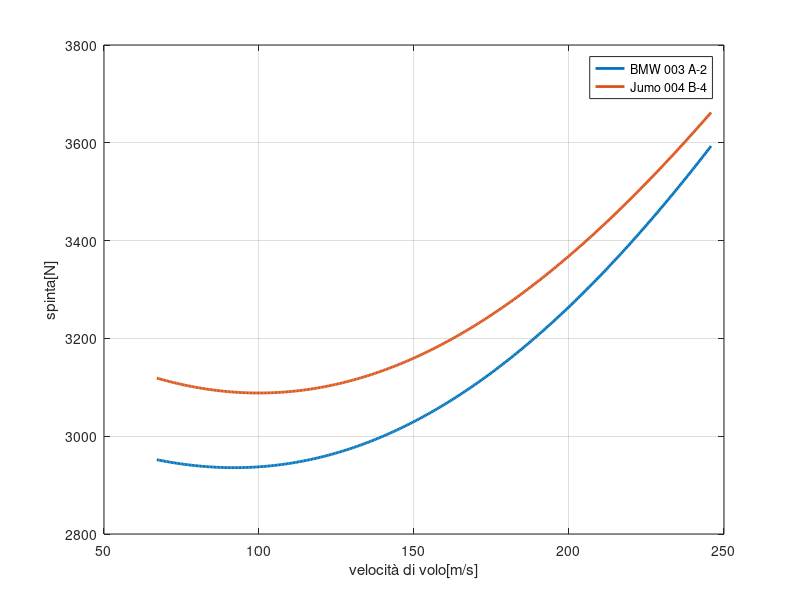

MATLAB code to generate this figure:
clear
close all
clc

%% grafico

% ascissa
vel = 150:50:550;         
vv = linspace(150, 550, 401);

% conversioni
vel2 = vel.*1.609./3.6;
vv_ms = vv.*1.609./3.6;

% spinte prese dai cicli risolutivi
T_BMW = [2952.14666649557	2935.13636843080	2947.17192528092	2985.02157716845	3051.39979662579	3148.32247303655	3271.72465444971	3420.44090698131	3593.20557287036];
T_Jumo = [3118.66211647543	3091.78686254540	3092.88302891361	3120.44821854059	3179.65149596229	3264.93574915555	3374.83475360824	3507.80578077064	3662.15891889799];

% interpolazione
p4_B = polyfit(vel2,T_BMW,4);
p4_J = polyfit(vel2,T_Jumo,4);
p_val_B = polyval(p4_B,vv_ms);
p_val_J = polyval(p4_J,vv_ms);

% plot
figure
plot(vv_ms,p_val_B,'LineWidth',2)
hold on 
grid on
plot(vv_ms,p_val_J,'LineWidth',2)
xlabel('velocità di volo[m/s]')
ylabel('spinta[N]')
legend('BMW 003 A-2','Jumo 004 B-4')

%% differenza percentuale di spinta

diff_T = [];
for i=1:length(T_BMW)
    diff_T(i) = (T_Jumo(i)-T_BMW(i))/T_BMW(i)*100;
end
diff_T

%% differenza prestazioni

eta_p_BMW = [0.233522821320224	0.295096537079683	0.349348999279048	0.397021269561911	0.450304974497899	0.510182391176582	0.568434017055815	0.624428674983957	0.677534363819344];
eta_ter_BMW = [0.138694249738671	0.142435296558124	0.147149384360548	0.152768250212332	0.155308204205405	0.155530960768244	0.156391614127436	0.157892954621089	0.160010958983289];
eta_glob_BMW = [0.0323882724998661	0.0420321627722200	0.0514064901708854	0.0606522446480516	0.0699360569340292	0.0793491574667340	0.0888983134523014	0.0985928884433485	0.108412923298866];
TSFC_BMW = [0.169508685342248	0.174155317574642	0.177996120519303	0.181035129823020	0.183170437532498	0.184504155800618	0.185271011746623	0.185614925465724	0.185682132639804];
I_sp_BMW = [440.274707309084	427.203777598540	416.320045921822	407.329878088971	400.243638770261	394.672455859160	390.016410220518	385.921994975812	382.056956792386];

eta_p_Jumo = [0.230310063207635	0.291603130591917	0.345918380121536	0.397438434989330	0.458417245250604	0.518021917729429	0.575787977787511	0.631167178425285	0.683605619373668];
eta_ter_Jumo = [0.145557173440220	0.149054845000647	0.153457323113483	0.157338140789678	0.157013769626423	0.157231897547504	0.158024542633702	0.159395289694612	0.161322297443996];
eta_glob_Jumo = [0.0335232818153418	0.0434648594320817	0.0530837086292029	0.0625322244395803	0.0719778197385578	0.0814495690957948	0.0909886318438556	0.100605075250829	0.110280829062986];
TSFC_Jumo = [0.171956485252780	0.176833907986820	0.180989166731949	0.184370403156677	0.186871549005423	0.188731776946126	0.190063712299699	0.190995855186975	0.191662211842624];
I_sp_Jumo = [448.686875468281	434.880978896302	423.100055446619	413.185018835778	405.141336254183	398.276482150996	392.253760382640	386.745157419934	381.441788375269];

diff_eta_p = [];
diff_eta_ter = [];
diff_eta_glob = [];
diff_TSFC = [];
diff_I_sp = [];
for i=1:length(T_BMW)
    diff_eta_p(i) = (eta_p_Jumo(i)-eta_p_BMW(i))/eta_p_BMW(i)*100;
    diff_eta_ter(i) = (eta_ter_Jumo(i)-eta_ter_BMW(i))/eta_ter_BMW(i)*100;
    diff_eta_glob(i) = (eta_glob_Jumo(i)-eta_glob_BMW(i))/eta_glob_BMW(i)*100;
    diff_TSFC(i) = (TSFC_Jumo(i)-TSFC_BMW(i))/TSFC_BMW(i)*100;
    diff_I_sp(i) = (I_sp_Jumo(i)-I_sp_BMW(i))/I_sp_BMW(i)*100;
end

diff_eta_p
diff_eta_ter
diff_eta_glob
diff_TSFC
diff_I_sp
